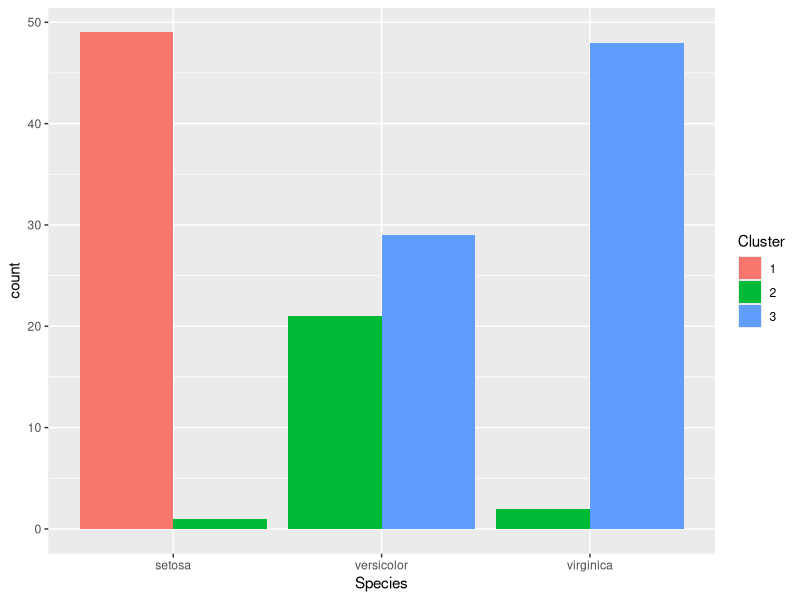
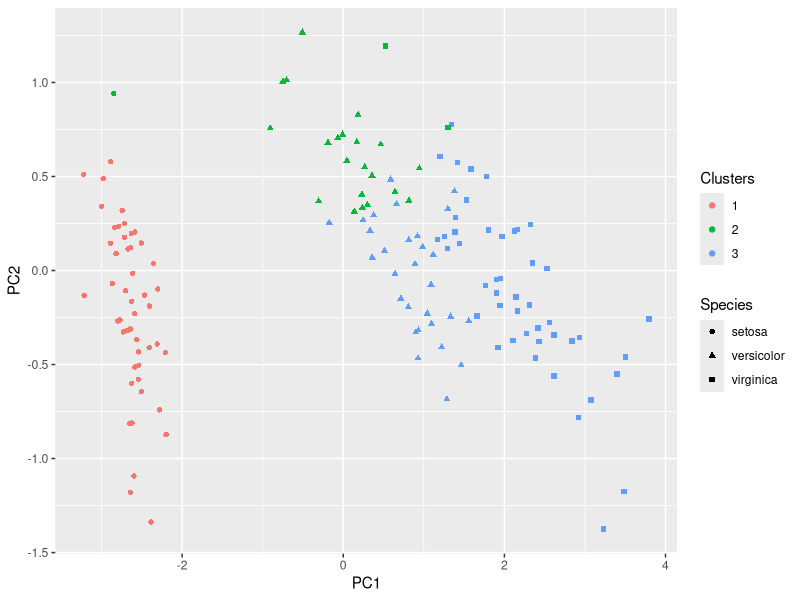

Source code (R) for these figures, in order:
library(dplyr)
library(ggplot2)
library(magrittr)
library(mlbench)
library(ggdendro)

data(iris)

iris_dist <- iris %>%
    select(-Species) %>%
    scale %>%
    dist

clustering <- hclust(iris_dist)

#ggdendrogram(clustering) + theme_dendro()

clusters <- clustering %>%
    cutree(k=3)

iris %>%
    cbind(Cluster=clusters) %>%
    ggplot() +
        geom_bar(aes(x=Species, fill=as.factor(Cluster)), position="dodge") +
        scale_fill_discrete("Cluster")

pca <- iris %>%
    select(-Species) %>%
    prcomp

mapped_iris <- pca %>%
    predict(iris)

mapped_iris %>%
    as.data.frame %>%
    cbind(Species=iris$Species,
          Clusters=as.factor(clusters)) %>%
    ggplot() +
        geom_point(aes(x=PC1, y=PC2, shape=Species, colour=Clusters))
